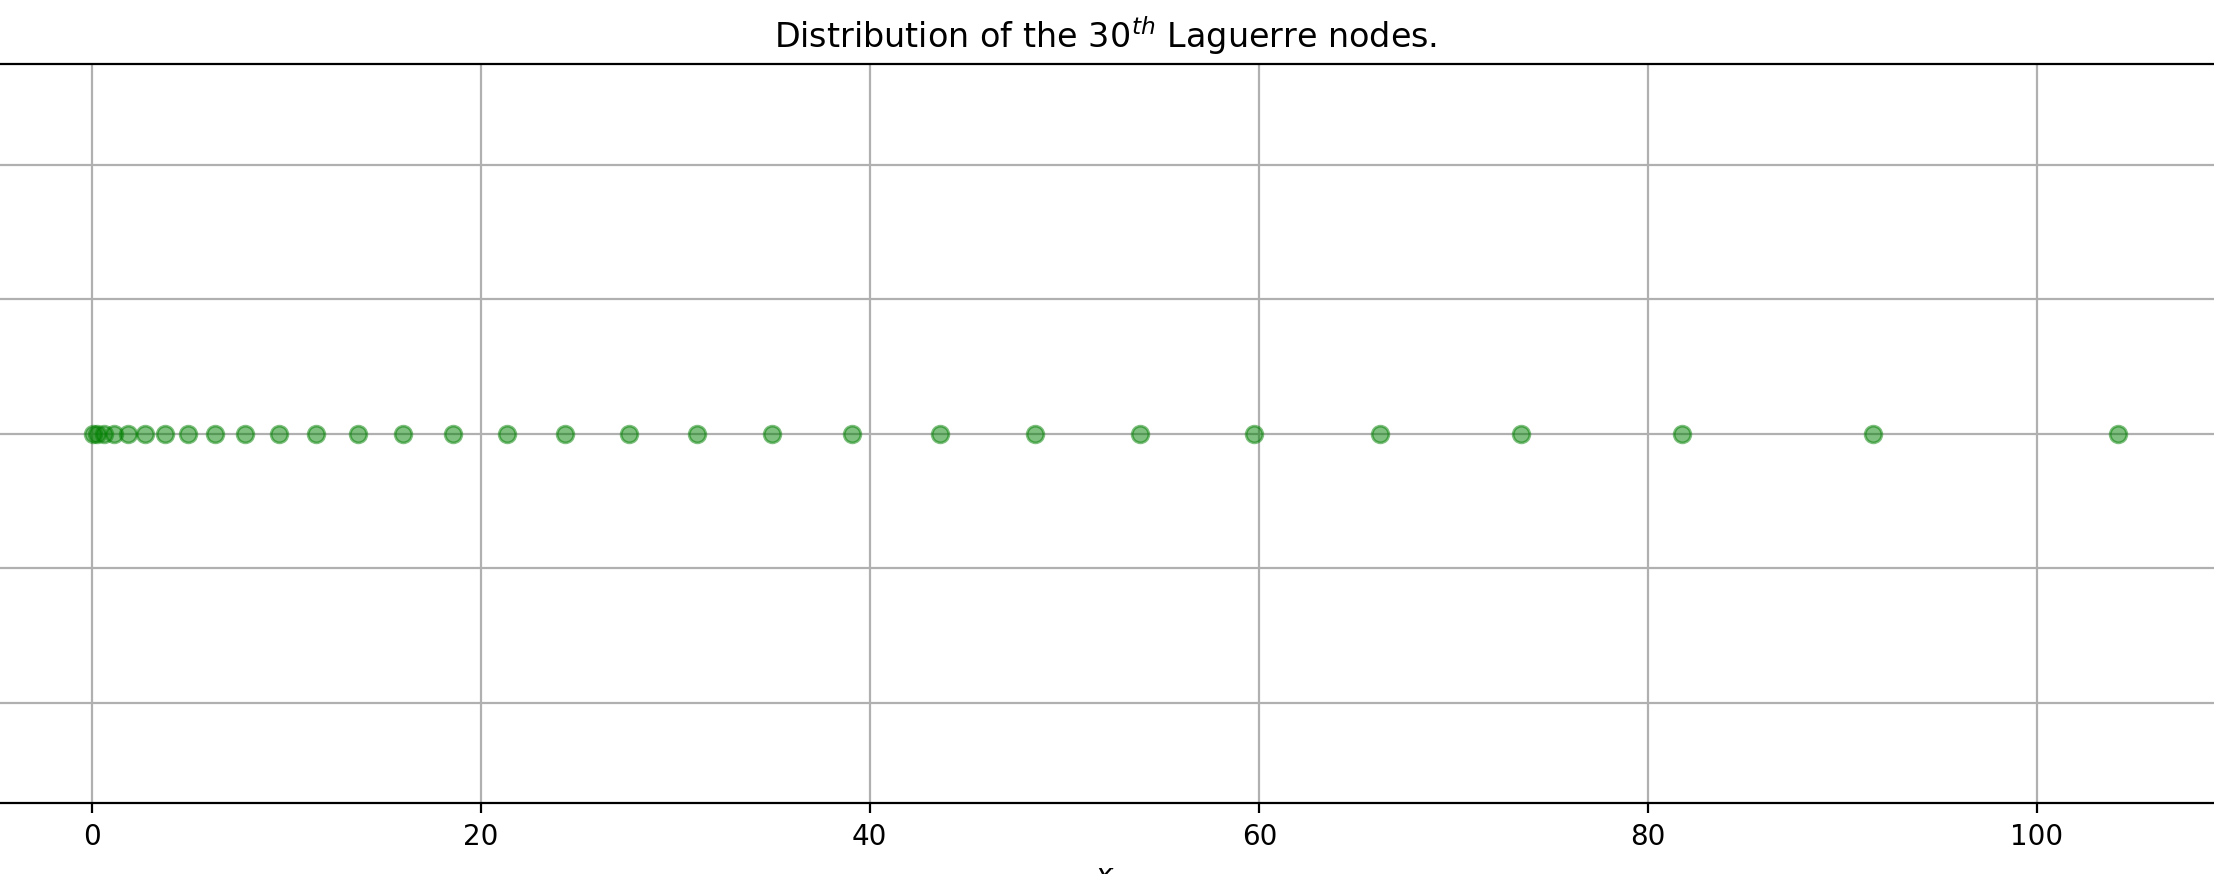

Recreate this plot in Python.
from DESolver5 import *
from datetime import datetime
from main import *

mpmath.mp.dps = 300
mpmath.mp.prec = 300

plt.title(r"Distribution of the $30^{th}$ Laguerre nodes.")
plt.xlabel(r"$x$")

poly = LaguerreGen(31)
ps = rootfind(poly[30])
ps.sort()
for p in ps:
	plt.plot(p,0,"og",alpha=0.5)



plt.show()
